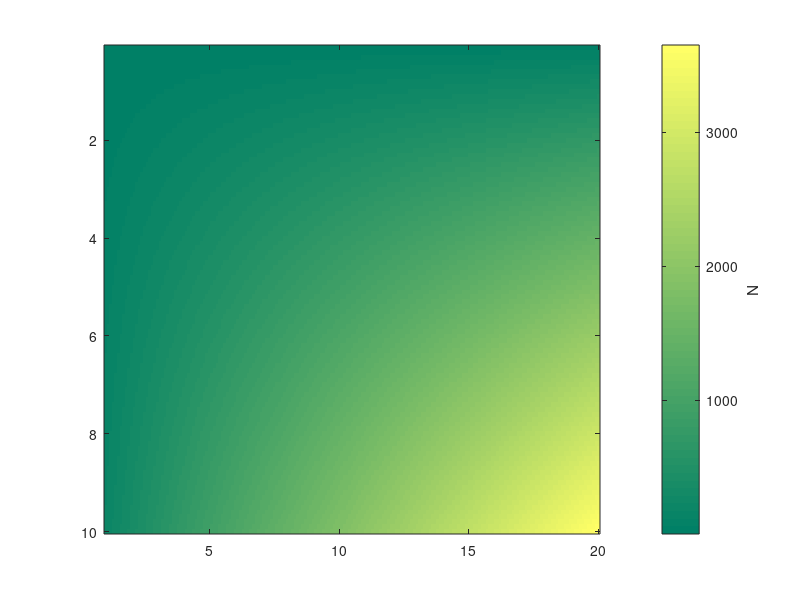

Here is the MATLAB script that generated this plot: (Note: this script raises an error after producing the figure.)
clear all;
close all;

r1 = [1:0.1:20];
len = 0.2752;
Gr = 2.5;
rho = [0.1:0.1:10]';
N = floor((4*pi.*r1.*rho)/(len*Gr)+0.5);

figure;
imagesc(r1,rho, N);
colormap('summer');
a = colorbar;
hL = ylabel(a,'N');    
hL.Position = [0.8 0 0];
set(hL,'rotation',0);
hold on;
contour(r1,rho, N,'--r','ShowText','on','LineWidth',2);
xlabel('r_{2} (m)');
ylabel('\rho');
set(gca,'fontsize',16);
hYLabel = get(gca,'YLabel');
set(hYLabel,'rotation',0,'VerticalAlignment','middle');
filename = 'elementnumber';
save = 1;

% [h, wd, ht] = tightfig();
if save == 1
    name1 = append(filename, '.fig');
    name2 = append(filename, '.pdf');
    saveas(gca, name1);
    exportgraphics(gca, name2);
end
% print -opengl -dpdf -r600 hst_1u_1ms